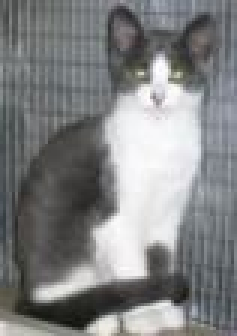
#> input picture data/train/Cat10324.jpg, 79 x 112 px, given as the content of the folder ./raw/, which was not available (shown 3 times larger)
$ python data_prep.py
#> lines starting #> are read from the running program, lines starting #| are printed output that depends on the picture
import os

import numpy as np
import pandas as pd
from PIL import Image

"""
Extract From:
    raw/
        - class1/
            - xx.jpg
            - xx.jpg
            - ...

        - class2/
            - xx.jpg
            - xx.jpg
            - ...

Transform and Load to:
    trian/
        - class1xx.jpg
        - class2xx.jpg
        - class1xx.jpg
        - ...
        - annotation.csv
    val/
        - class1xx.jpg
        - class2xx.jpg
        - class1xx.jpg
        - ...
        - annotation.csv
"""


def main():
    # create destination folders
    train_dir = "./train/"
    val_dir = "./val/"
    os.makedirs(train_dir, exist_ok=True)
    os.makedirs(val_dir, exist_ok=True)

    train_img_list = []
    train_cls_list = []
    val_img_list = []
    val_cls_list = []

    # loop through each class
    raw_dir = "./raw/"
    for cls_idx, class_name in enumerate(os.listdir(raw_dir)):
        # loop through each item in a class
        class_dir = os.path.join(raw_dir, class_name)
        for item in os.listdir(class_dir):
            # load an image item to RAM
            try:
                item_path = os.path.join(class_dir, item)
                image = Image.open(item_path)
#> image is the input picture: PIL image 79x112 RGB; mean R, G, B 129.1, 130.5, 131.2
                width = image.width
#> width = 79
                height = image.height
#> height = 112
                if image.mode != "RGB":
                    image = image.convert("RGB")

            except Exception as e:
                print(e)
                continue  # skip this item if there is an IO error

            # transform the image
            # make it smaller so that it can be easily downloaded for the lecture
            image = image.resize(
                (int(width / 4), int(height / 4)), resample=Image.BILINEAR
            )
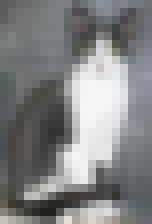
#> image: PIL image 19x28 RGB (shown 8 times larger); mean R, G, B 129.1, 130.5, 131.2

            train_test_ratio = 0.2
            filename = class_name + item
            if np.random.random() > train_test_ratio:
                image.save(os.path.join(train_dir, filename))
                train_img_list.append(filename)
                train_cls_list.append(cls_idx)
            else:
                image.save(os.path.join(val_dir, filename))
                val_img_list.append(filename)
                val_cls_list.append(cls_idx)

    # save annotation files
    df = pd.DataFrame({"img": train_img_list, "cls": train_cls_list})
    df.to_csv(train_dir + "annotations.csv", index=False)

    df = pd.DataFrame({"img": val_img_list, "cls": val_cls_list})
    df.to_csv(val_dir + "annotations.csv", index=False)


if __name__ == "__main__":
    main()

$ run again, on data/train/Cat11852.jpg
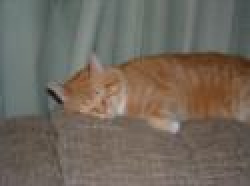
#> input picture data/train/Cat11852.jpg, 125 x 93 px, given as the content of the folder ./raw/, which was not available (shown 2 times larger)
#> in main, image is the input picture: PIL image 125x93 RGB; mean R, G, B 112.6, 104, 93.2
#> in main, `image = image.resize( (int(width / 4), int(height / 4)), resample=Imag..`:
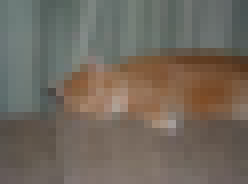
#> image: PIL image 31x23 RGB (shown 8 times larger); mean R, G, B 112.6, 104, 93.2

$ run again, on data/train/Cat1276.jpg
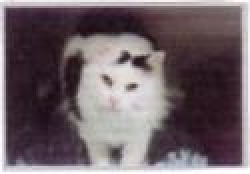
#> input picture data/train/Cat1276.jpg, 125 x 87 px, given as the content of the folder ./raw/, which was not available (shown 2 times larger)
#> in main, image is the input picture: PIL image 125x87 RGB; mean R, G, B 111.7, 98.7, 104.3
#> in main, `image = image.resize( (int(width / 4), int(height / 4)), resample=Imag..`:
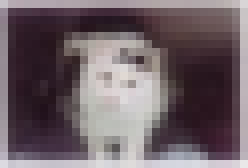
#> image: PIL image 31x21 RGB (shown 8 times larger); mean R, G, B 110.8, 97.6, 103.3
